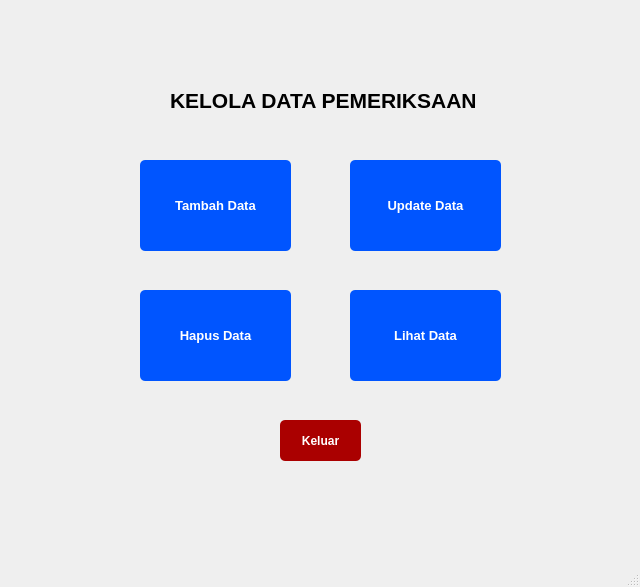
<?xml version="1.0" encoding="UTF-8"?>
<ui version="4.0">
 <class>MainWindow</class>
 <widget class="QMainWindow" name="MainWindow">
  <property name="geometry">
   <rect>
    <x>0</x>
    <y>0</y>
    <width>640</width>
    <height>587</height>
   </rect>
  </property>
  <property name="windowTitle">
   <string>MainWindow</string>
  </property>
  <widget class="QWidget" name="centralwidget">
   <widget class="QLabel" name="label">
    <property name="geometry">
     <rect>
      <x>170</x>
      <y>80</y>
      <width>321</width>
      <height>41</height>
     </rect>
    </property>
    <property name="font">
     <font>
      <pointsize>16</pointsize>
      <weight>75</weight>
      <bold>true</bold>
     </font>
    </property>
    <property name="text">
     <string>KELOLA DATA PEMERIKSAAN</string>
    </property>
   </widget>
   <widget class="QPushButton" name="pushButton_5">
    <property name="geometry">
     <rect>
      <x>350</x>
      <y>290</y>
      <width>151</width>
      <height>91</height>
     </rect>
    </property>
    <property name="font">
     <font>
      <pointsize>10</pointsize>
      <weight>75</weight>
      <bold>true</bold>
     </font>
    </property>
    <property name="styleSheet">
     <string notr="true">QPushButton {
    background-color: rgb(0, 85, 255);
    color: white;
    border-radius: 5px;   
    padding: 6px;           
}</string>
    </property>
    <property name="text">
     <string>Lihat Data</string>
    </property>
   </widget>
   <widget class="QPushButton" name="pushButton_3">
    <property name="geometry">
     <rect>
      <x>350</x>
      <y>160</y>
      <width>151</width>
      <height>91</height>
     </rect>
    </property>
    <property name="font">
     <font>
      <pointsize>10</pointsize>
      <weight>75</weight>
      <bold>true</bold>
     </font>
    </property>
    <property name="styleSheet">
     <string notr="true">QPushButton {
    background-color: rgb(0, 85, 255);
    color: white;
    border-radius: 5px;   
    padding: 6px;           
}</string>
    </property>
    <property name="text">
     <string>Update Data</string>
    </property>
   </widget>
   <widget class="QPushButton" name="pushButton_4">
    <property name="geometry">
     <rect>
      <x>140</x>
      <y>290</y>
      <width>151</width>
      <height>91</height>
     </rect>
    </property>
    <property name="font">
     <font>
      <pointsize>10</pointsize>
      <weight>75</weight>
      <bold>true</bold>
     </font>
    </property>
    <property name="styleSheet">
     <string notr="true">QPushButton {
    background-color: rgb(0, 85, 255);
    color: white;
    border-radius: 5px;   
    padding: 6px;           
}</string>
    </property>
    <property name="text">
     <string>Hapus Data</string>
    </property>
   </widget>
   <widget class="QPushButton" name="pushButton_2">
    <property name="geometry">
     <rect>
      <x>140</x>
      <y>160</y>
      <width>151</width>
      <height>91</height>
     </rect>
    </property>
    <property name="font">
     <font>
      <pointsize>10</pointsize>
      <weight>75</weight>
      <bold>true</bold>
     </font>
    </property>
    <property name="styleSheet">
     <string notr="true">QPushButton {
    background-color: rgb(0, 85, 255);
    color: white;
    border-radius: 5px;   
    padding: 6px;           
}</string>
    </property>
    <property name="text">
     <string>Tambah Data</string>
    </property>
   </widget>
   <widget class="QPushButton" name="pushButton_6">
    <property name="geometry">
     <rect>
      <x>280</x>
      <y>420</y>
      <width>81</width>
      <height>41</height>
     </rect>
    </property>
    <property name="font">
     <font>
      <pointsize>9</pointsize>
      <weight>75</weight>
      <bold>true</bold>
     </font>
    </property>
    <property name="styleSheet">
     <string notr="true">QPushButton {
    background-color: rgb(170, 0, 0);
    color: white;
    border-radius: 5px;   
    padding: 6px;           
}</string>
    </property>
    <property name="text">
     <string>Keluar</string>
    </property>
   </widget>
  </widget>
  <widget class="QMenuBar" name="menubar">
   <property name="geometry">
    <rect>
     <x>0</x>
     <y>0</y>
     <width>640</width>
     <height>21</height>
    </rect>
   </property>
  </widget>
  <widget class="QStatusBar" name="statusbar"/>
 </widget>
 <resources/>
 <connections/>
</ui>
